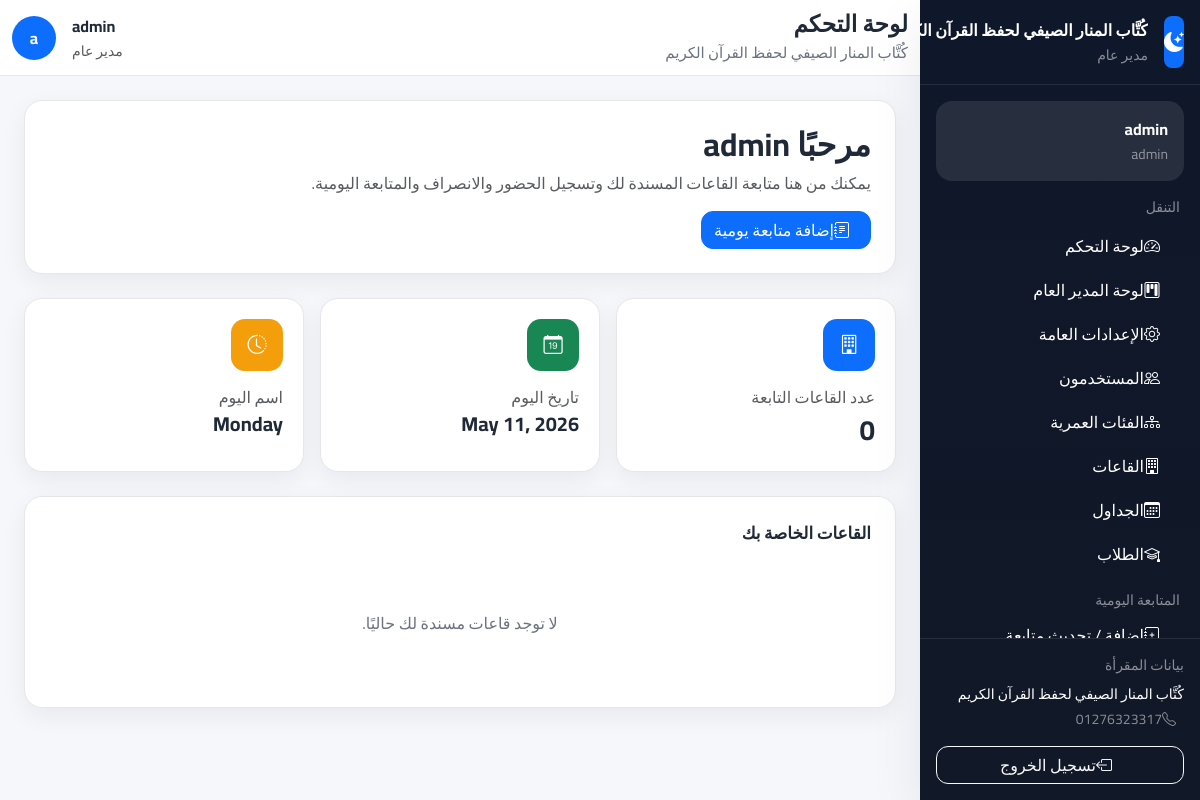
Screenshot of /accounts/d/hall-supervisor/ (signed in) with the database file from the repository.
### accounts/models.py (models this page shows, shortened)
class SiteSettings(models.Model):
    name = models.CharField(max_length=200, default='مقرأة القرآن الكريم', verbose_name='اسم المقرأة')
    logo = models.ImageField(upload_to='settings/', blank=True, null=True, verbose_name='الشعار')
    address = models.CharField(max_length=300, blank=True, verbose_name='العنوان')
    phone = models.CharField(max_length=20, blank=True, verbose_name='الهاتف')
    email = models.EmailField(blank=True, verbose_name='البريد الإلكتروني')
    description = models.TextField(blank=True, verbose_name='نبذة عن المقرأة')
    allow_registration = models.BooleanField(default=True, verbose_name='السماح بالتسجيل')
    auto_assign_halls = models.BooleanField(default=True, verbose_name='التسكين التلقائي')
    max_age_limit = models.PositiveIntegerField(default=15, verbose_name='الحد الأقصى للسن')
    min_age_limit = models.PositiveIntegerField(default=3, verbose_name='الحد الأدنى للسن')
    attendance_start_time = models.TimeField(default='08:00', verbose_name='وقت بداية الحضور')
    late_threshold_minutes = models.PositiveIntegerField(default=15, verbose_name='دقائق التأخير')
    facebook = models.URLField(blank=True, verbose_name='فيسبوك')
    whatsapp = models.CharField(max_length=20, blank=True, verbose_name='واتساب')
    updated_at = models.DateTimeField(auto_now=True)
    updated_by = models.ForeignKey(
        User,
        on_delete=models.SET_NULL,
        null=True,
        blank=True,
        verbose_name='آخر تعديل بواسطة'
    )
    @classmethod
    def get_settings(cls):
        obj, _ = cls.objects.get_or_create(pk=1)
        return obj
    class Meta:
        verbose_name = 'إعدادات الموقع'
        verbose_name_plural = 'إعدادات الموقع'

class User(AbstractUser):
    ROLE_GENERAL_MANAGER = 'general_manager'
    ROLE_GENERAL_SUPERVISOR = 'general_supervisor'
    ROLE_HALL_SUPERVISOR = 'hall_supervisor'
    ROLE_TEACHER = 'teacher'
    ROLE_PARENT = 'parent'
    ROLES = [
        (ROLE_GENERAL_MANAGER, 'مدير عام'),
        (ROLE_GENERAL_SUPERVISOR, 'مشرف عام'),
        (ROLE_HALL_SUPERVISOR, 'مشرف قاعات'),
        (ROLE_TEACHER, 'معلم'),
        (ROLE_PARENT, 'ولي أمر'),
    ]
    role = models.CharField(
        max_length=30,
        choices=ROLES,
        default=ROLE_PARENT,
        verbose_name='الدور الوظيفي'
    )
    phone = models.CharField(
        max_length=20,
        blank=True,
        null=True,
        verbose_name='رقم الهاتف'
    )
    profile_picture = models.ImageField(
        upload_to='profiles/',
        blank=True,
        null=True,
        verbose_name='الصورة الشخصية'
    )
    can_manage_users = models.BooleanField(default=False, verbose_name='إدارة المستخدمين')
    can_manage_halls = models.BooleanField(default=False, verbose_name='إدارة القاعات')
    can_manage_students = models.BooleanField(default=False, verbose_name='إدارة الطلاب')
    can_manage_attendance = models.BooleanField(default=False, verbose_name='إدارة الحضور')
    can_manage_evaluations = models.BooleanField(default=False, verbose_name='إدارة التقييمات')
    can_manage_settings = models.BooleanField(default=False, verbose_name='إدارة الإعدادات')
    @property
    def is_general_manager(self):
        return self.role == self.ROLE_GENERAL_MANAGER
    @property
    def is_general_supervisor(self):
        return self.role == self.ROLE_GENERAL_SUPERVISOR
    @property
    def is_hall_supervisor(self):
        return self.role == self.ROLE_HALL_SUPERVISOR
    @property
    def is_teacher(self):
        return self.role == self.ROLE_TEACHER
    @property
    def is_parent(self):
        return self.role == self.ROLE_PARENT
    class Meta:
        verbose_name = 'مستخدم'
        verbose_name_plural = 'المستخدمون'

### accounts/views_dashboard.py (the view)
class HallSupervisorDashboard(HallSupervisorRequiredMixin, View):
    def get(self, request):
        today = date.today()
        my_halls = Hall.objects.filter(supervisor=request.user)
        context = {
            'my_halls':   my_halls,
            'today':      today,
            'today_name': today.strftime('%A'),
        }
        return render(request, 'dashboard/hall_supervisor.html', context)

### accounts/context_processors.py (called while the page is built)
def user_role_context(request):
    if not request.user.is_authenticated:
        return {}
    user = request.user
    return {
        'is_general_manager':    user.is_general_manager,
        'is_general_supervisor': user.is_general_supervisor,
        'is_hall_supervisor':    user.is_hall_supervisor,
        'is_teacher':            user.is_teacher,
        'is_parent':             user.is_parent,
        'user_role_display':     user.get_role_display(),
    }

def site_settings(request):
    settings = SiteSettings.get_settings()
    return {
        'SITE_NAME':        settings.name,
        'SITE_LOGO':        settings.logo,
        'SITE_PHONE':       settings.phone,
        'SITE_SETTINGS':    settings,
        'ALLOW_REGISTRATION': settings.allow_registration,
    }

### accounts/permissions.py (called while the page is built)
    def test_func(self):
        user = self.request.user
        return user.is_authenticated and (
            user.is_general_manager or
            user.is_general_supervisor or
            user.is_hall_supervisor
        )

### templates/dashboard/hall_supervisor.html (shortened to what this page needs)
{% extends "base.html" %}
{% block content %}
<div class="page-card p-4 mb-4">
    <h2 class="fw-bold mb-2">مرحبًا {{ user.first_name|default:user.username }}</h2>
    <p class="text-muted mb-3">
        يمكنك من هنا متابعة القاعات المسندة لك وتسجيل الحضور والانصراف والمتابعة اليومية.
    </p>
    <a href="{% url 'evaluations:add_followup' %}" class="btn btn-primary">
        <i class="bi bi-journal-text ms-2"></i>إضافة متابعة يومية
    </a>
</div>
<div class="row g-3 mb-4">
    <div class="col-md-4">
        <div class="stat-card">
            <div class="stat-icon bg-primary"><i class="bi bi-building"></i></div>
            <div class="text-muted">عدد القاعات التابعة</div>
            <div class="fs-3 fw-bold">{{ my_halls.count }}</div>
        </div>
    </div>
    <div class="col-md-4">
        <div class="stat-card">
            <div class="stat-icon bg-success"><i class="bi bi-calendar-date"></i></div>
            <div class="text-muted">تاريخ اليوم</div>
            <div class="fw-bold fs-5">{{ today }}</div>
        </div>
    </div>
    <div class="col-md-4">
        <div class="stat-card">
            <div class="stat-icon" style="background:#f59e0b;"><i class="bi bi-clock-history"></i></div>
            <div class="text-muted">اسم اليوم</div>
            <div class="fw-bold fs-5">{{ today_name }}</div>
        </div>
    </div>
</div>
<div class="page-card p-4">
    <div class="section-title">القاعات الخاصة بك</div>
    {% if my_halls %}
        <div class="row g-3">
            {% for hall in my_halls %}
                <div class="col-md-6 col-xl-4">
                    <div class="border rounded-4 p-3 h-100">
                        <div class="fw-bold mb-2">{{ hall.name }}</div>
                        <div class="text-muted small mb-2">{{ hall.location }}</div>
                        <div class="small">السعة: {{ hall.max_students }}</div>
                        <div class="small">الطلاب الحاليون: {{ hall.get_current_students_count }}</div>
                        <div class="d-flex gap-2 mt-3">
                            <a href="{% url 'halls:detail' hall.pk %}" class="btn btn-sm btn-outline-primary">تفاصيل القاعة</a>
                            <a href="{% url 'evaluations:add_followup' %}" class="btn btn-sm btn-primary">متابعة يومية</a>
                        </div>
                    </div>
                </div>
            {% endfor %}
        </div>
    {% else %}
        <div class="empty-state">لا توجد قاعات مسندة لك حاليًا.</div>
    {% endif %}
</div>
{% endblock %}

### templates/partials/sidebar.html (shortened to what this page needs)
<aside class="sidebar d-flex flex-column" id="appSidebar">
    <div class="p-3 border-bottom border-secondary border-opacity-25">
        <div class="d-flex align-items-center gap-3">
            {% if SITE_LOGO and SITE_LOGO.url %}
                <img src="{{ SITE_LOGO.url }}" alt="{{ SITE_NAME }}" class="rounded-3"
                     width="52" height="52" style="object-fit: cover;">
            {% else %}
                <div class="bg-primary rounded-3 d-flex align-items-center justify-content-center text-white"
                     style="width:52px;height:52px;">
                    <i class="bi bi-moon-stars-fill fs-5"></i>
                </div>
            {% endif %}
            <div class="min-w-0">
                <div class="fw-bold text-white text-truncate">{{ SITE_NAME|default:"مقرأة تحفيظ القرآن الكريم" }}</div>
                <small class="text-white-50">{{ user.get_role_display }}</small>
            </div>
        </div>
    </div>
    <div class="p-3 overflow-y-auto flex-grow-1">
        <div class="bg-white bg-opacity-10 rounded-4 p-3 mb-3">
            <div class="fw-bold text-white">{{ user.get_full_name|default:user.username }}</div>
            <small class="text-white-50">{{ user.username }}</small>
        </div>
        <div class="small text-uppercase text-white-50 mb-2 px-1">التنقل</div>
        <nav class="nav flex-column gap-1">
            <a class="nav-link text-white rounded-3 px-3 py-2" href="{% url 'accounts:dashboard' %}">
                <i class="bi bi-speedometer2 ms-2"></i>لوحة التحكم
            </a>
            {% if user.is_general_manager %}
                <a class="nav-link text-white rounded-3 px-3 py-2" href="{% url 'dashboard:manager' %}">
                    <i class="bi bi-kanban ms-2"></i>لوحة المدير العام
                </a>
                <a class="nav-link text-white rounded-3 px-3 py-2" href="{% url 'settings:home' %}">
                    <i class="bi bi-gear ms-2"></i>الإعدادات العامة
                </a>
                <a class="nav-link text-white rounded-3 px-3 py-2" href="{% url 'settings:users' %}">
                    <i class="bi bi-people ms-2"></i>المستخدمون
                </a>
                <a class="nav-link text-white rounded-3 px-3 py-2" href="{% url 'settings:age_groups' %}">
                    <i class="bi bi-diagram-3 ms-2"></i>الفئات العمرية
                </a>
            {% endif %}
            {% if user.is_general_manager or user.is_general_supervisor or user.is_hall_supervisor or user.is_teacher %}
                <a class="nav-link text-white rounded-3 px-3 py-2" href="{% url 'halls:list' %}">
                    <i class="bi bi-building ms-2"></i>القاعات
                </a>
                <a class="nav-link text-white rounded-3 px-3 py-2" href="{% url 'halls:all_schedules' %}">
                    <i class="bi bi-calendar3 ms-2"></i>الجداول
                </a>
                <a class="nav-link text-white rounded-3 px-3 py-2" href="{% url 'students:list' %}">
                    <i class="bi bi-mortarboard ms-2"></i>الطلاب
                </a>
            {% endif %}
        </nav>
        {% if user.is_hall_supervisor or user.is_general_supervisor or user.is_general_manager %}
        <div class="small text-uppercase text-white-50 mt-3 mb-1 px-1">المتابعة اليومية</div>
        <nav class="nav flex-column gap-1">
            <a class="nav-link text-white rounded-3 px-3 py-2" href="{% url 'evaluations:add_followup' %}">
                <i class="bi bi-journal-plus ms-2"></i>إضافة / تحديث متابعة
            </a>
        </nav>
        {% endif %}
    </div>
    <div class="mt-auto p-3 border-top border-secondary border-opacity-25 flex-shrink-0">
        <div class="small text-white-50 mb-2">بيانات المقرأة</div>
        <div class="text-white small">{{ SITE_NAME }}</div>
        {% if SITE_PHONE %}
            <div class="text-white-50 small mt-1">
                <i class="bi bi-telephone ms-2"></i>{{ SITE_PHONE }}
            </div>
        {% endif %}
        <form method="post" action="{% url 'accounts:logout' %}" class="mt-3">
            <button type="submit" class="btn btn-outline-light w-100">
                <i class="bi bi-box-arrow-left ms-2"></i>تسجيل الخروج
            </button>
        </form>
    </div>
</aside>

### templates/partials/header.html (shortened to what this page needs)
<header class="topbar d-flex align-items-center">
    <div class="container-fluid">
        <div class="d-flex align-items-center justify-content-between gap-3">
            <div class="d-flex align-items-center gap-2">
                <div>
                    <h1 class="page-title">{% block page_title %}لوحة التحكم{% endblock %}</h1>
                    <div class="page-subtitle">{{ SITE_NAME|default:"مقرأة تحفيظ القرآن الكريم" }}</div>
                </div>
            </div>
            <div class="d-flex align-items-center gap-3">
                <div class="text-end d-none d-sm-block">
                    <div class="fw-bold">{{ user.get_full_name|default:user.username }}</div>
                    <small class="text-muted">{{ user.get_role_display }}</small>
                </div>
                <div class="rounded-circle bg-primary text-white d-flex align-items-center justify-content-center fw-bold"
                     style="width:44px;height:44px;">
                    {{ user.first_name|default:user.username|slice:":1" }}
                </div>
            </div>
        </div>
    </div>
</header>

### templates/base.html (style rules this page uses)
:root { --primary:#1d4ed8; --primary-soft:#e8f0ff; --dark:#0f172a; --sidebar:#0f172a; --sidebar-hover:#1f2937; --border:#e5e7eb; --bg:#f5f7fb; --card:#ffffff; --text:#1f2937; --muted:#6b7280; --success:#198754; --warning:#f59e0b; --danger:#dc3545; --radius-lg:18px; --radius-md:14px; --shadow-sm:0 8px 24px rgba(15,23,42,.06); --shadow-md:0 18px 50px rgba(15,23,42,.08); --sidebar-width:280px; --topbar-height:76px; }
* { box-sizing: border-box; }
html, body { margin: 0; padding: 0; font-family: 'Cairo', sans-serif; background: var(--bg); color: var(--text); }
body { min-height: 100vh; }
a { text-decoration: none; }
.sidebar { width: var(--sidebar-width); position: fixed; top: 0; right: 0; bottom: 0; z-index: 1040; background: linear-gradient(180deg, #0f172a 0%, #111827 100%); color: #fff; overflow-y: auto; transition: transform .3s ease; box-shadow: var(--shadow-md); }
.topbar { height: var(--topbar-height); position: sticky; top: 0; z-index: 1030; background: rgba(255,255,255,.92); backdrop-filter: blur(10px); border-bottom: 1px solid var(--border); }
.page-card { background: var(--card); border: 1px solid var(--border); border-radius: var(--radius-lg); box-shadow: var(--shadow-sm); }
.stat-card { background: #fff; border: 1px solid var(--border); border-radius: var(--radius-lg); box-shadow: var(--shadow-sm); padding: 20px; height: 100%; }
.stat-icon { width: 52px; height: 52px; border-radius: 14px; display: inline-flex; align-items: center; justify-content: center; color: #fff; font-size: 1.2rem; margin-bottom: 14px; }
.page-title { margin: 0; font-size: 1.45rem; font-weight: 800; }
.page-subtitle { margin-top: 4px; color: var(--muted); font-size: .94rem; }
.section-title { font-size: 1.05rem; font-weight: 800; margin-bottom: 1rem; }
.btn, .form-control, .form-select { border-radius: 12px; }
.empty-state { padding: 48px 20px; text-align: center; color: var(--muted); }

### rows the page displays
SiteSettings: name "كُتَّاب المنار الصيفي لحفظ القرآن…", name "كُتَّاب المنار الصيفي لحفظ القرآن الكريم", phone "01276323317"
User: role "مدير عام", get_full_name "admin", username "admin", first_name "a", first_name "admin"

### other values shown
{{ my_halls.count }} "0"
